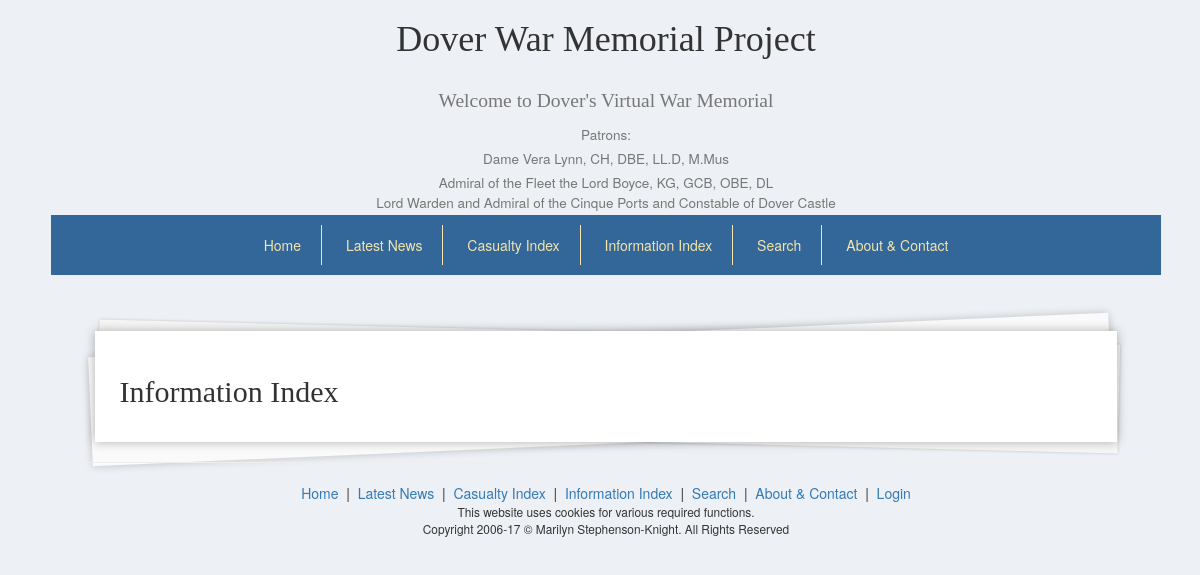
Page /index.php/article on the earlier database version.
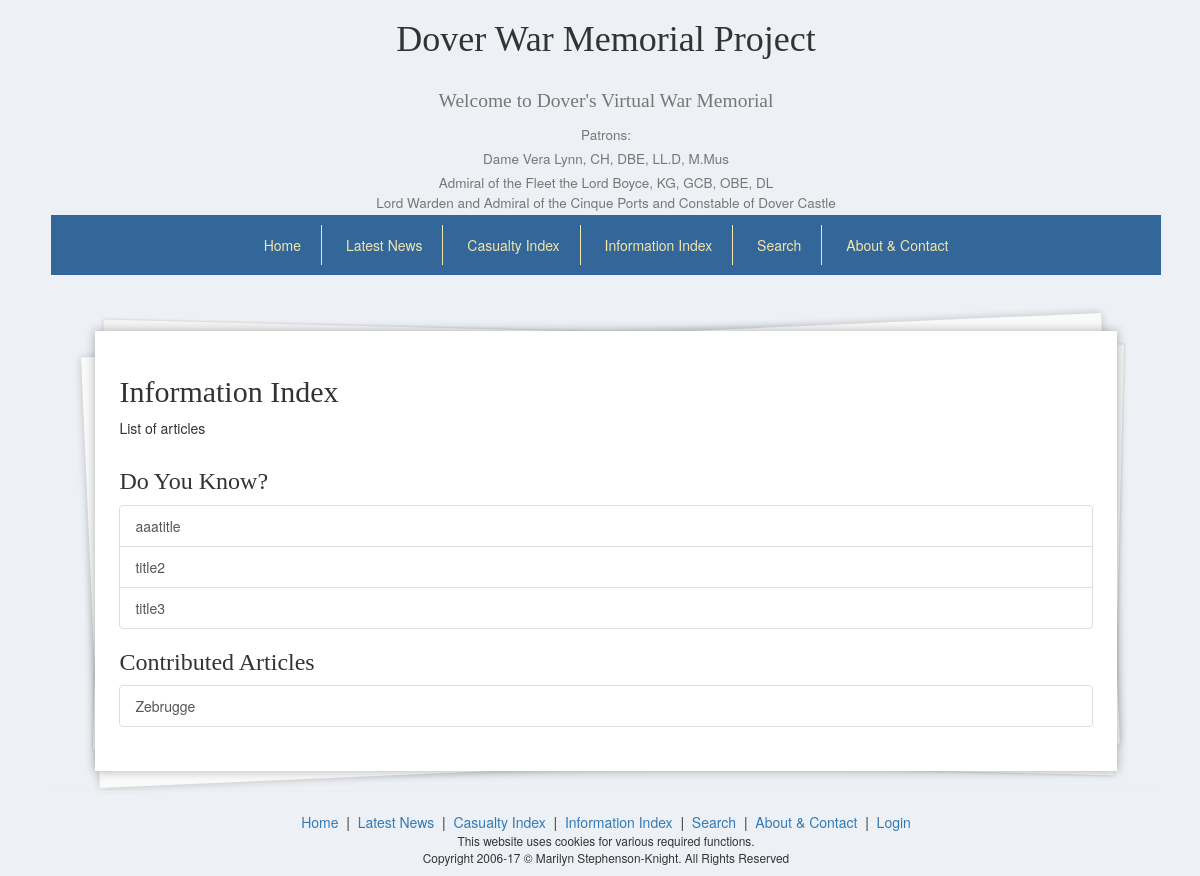
Same page on the later database version.
### tables this page shows
CREATE TABLE `article` (
  `id` int(11) NOT NULL,
  `title` text NOT NULL,
  `content` text NOT NULL,
  `posted_date` date NOT NULL,
  `category_id` int(11) DEFAULT NULL
);

CREATE TABLE `article_category` (
  `id` int(11) NOT NULL,
  `name` text NOT NULL
);

### application/controllers/Article.php (called while the page is built, shortened)
<?php
class Article extends CI_Controller {
	public function index() {
		$loggedIn = $this->user_model->isLoggedIn($this->session->token);
		$this->load->model('article_model');
		$articles_data = $this->article_model->getArticlesFromCategories();
		$this->load->model('meta_model');
		$meta = $this->meta_model->getMeta("infoIndex");
		$data = array(
			'articles_data' => $articles_data,
			'meta' => $meta[0],
			"loggedIn" => $loggedIn
		);
		$this->load->view('header', array("title" => "Information Index - Dover War Memorial Project"));
		$this->load->view('article_list_view', $data);
		$this->load->view('footer');
	}
}

### index.php (called while the page is built, shortened)
<?php
require_once BASEPATH.'core/CodeIgniter.php';

### application/helpers/utility_helper.php (called while the page is built)
<?php
function asset_url(){
   return base_url().'assets/';
}

### application/models/meta_model.php (called while the page is built, shortened)
<?php
class Meta_model extends CI_Model {
    public function getMeta($id) {
        $sql = "SELECT * FROM meta m WHERE m.id = ?";
        $query = $this->db->query($sql, array($id));
        return $query->result();
    }
}

### application/models/article_model.php (called while the page is built, shortened)
<?php
class Article_model extends CI_Model {
    public function getArticlesFromCategories() {
        $sql = "SELECT a.id, a.title, a.category_id, ac.name FROM article a JOIN article_category ac ON a.category_id = ac.id ORDER BY ac.id, a.title";
        $query = $this->db->query($sql);
        $result = array();
        foreach($query->result() as $line) {
            $result[$line->category_id][] = array('id'=> $line->id, 'title'=>$line->title, 'category_name'=>$line->name );
        }
        ksort($result);
        return $result;
    }
}

### application/views/article_list_view.php (the view, shortened to what this page needs)
<?php
include APPPATH . 'third_party/Parsedown.php';
include APPPATH . 'third_party/ParsedownExtra.php';
$Parsedown = new ParsedownExtra();
?>
<h2>Information Index <?php
		?></h2>
<div id="narrative"><?php echo $Parsedown->text(str_replace("%asset_url%", asset_url(), $meta->content));
		?>
</div>
<?php
	foreach($articles_data as $category) {
		?>
		<h3><?php echo $category[0]["category_name"] ;?></h3>
		<div class="list-group">
		<?php
			foreach($category as $item) {
				echo "<a href=\"".base_url()."article/view/".$item["id"]."\" class=\"list-group-item\">".$item["title"]."</a>";
			}
		?>
		</div>
		<?php
	}
?>

### application/views/header.php (shortened to what this page needs)
<!DOCTYPE html>
<html lang="en">
<head>
    <link rel="stylesheet" type="text/css" href="<?php echo asset_url(); ?>css/bootstrap.min.css">
    <link rel="stylesheet" type="text/css" href="<?php echo asset_url(); ?>css/font-awesome.min.css">
    <link rel="stylesheet" type="text/css" href="<?php echo asset_url(); ?>css/main.css">
    <link rel="stylesheet" type="text/css" href="<?php echo asset_url(); ?>css/navbar.css">
</head>
<body>
	<header class="container">
		<div class="col-md-12">
			<h1>Dover War Memorial Project</h1>
			<h2><small>Welcome to <span class="dwmp">Dover's Virtual War Memorial</span></small></h2>
			<div id="patrons">
				<h4><small>Patrons:</small></h4>
				<h4><small>Dame Vera Lynn, CH, DBE, LL.D, M.Mus</small></h4>
				<h4><small>Admiral of the Fleet the Lord Boyce, KG, GCB, OBE, DL<br>
				Lord Warden and Admiral of the Cinque Ports and Constable of Dover Castle</small></h4>
			</div>
			<nav id="nav-main">
			    <ul>
			        <li><a href="<?php echo base_url(); ?>">Home</a></li>
			        <li><a href="<?php echo base_url(); ?>siteUpdate">Latest News</a></li>
			        <li><a href="<?php echo base_url(); ?>memorial/listMain">Casualty Index</a></li>
			        <li><a href="<?php echo base_url(); ?>article">Information Index</a></li>
			        <li><a href="<?php echo base_url(); ?>search">Search</a></li>
			        <li><a href="#">About &amp; Contact</a></li>
			    </ul>
			</nav>
		</div>
	</header>
<main class="container">
<div class="col-md-12">
<div class="letter">

### application/views/footer.php (shortened to what this page needs)
</div>
</div>
</main>
<footer class="container">
    <div class="col-md-12">
        <hr>
        <a href="<?php echo base_url(); ?>">Home</a>&nbsp;&nbsp;|&nbsp;
        <a href="<?php echo base_url(); ?>siteUpdate">Latest News</a>&nbsp;&nbsp;|&nbsp;
        <a href="/">Casualty Index</a>&nbsp;&nbsp;|&nbsp;
        <a href="/">Information Index</a>&nbsp;&nbsp;|&nbsp;
        <a href="/">Search</a>&nbsp;&nbsp;|&nbsp;
        <a href="/">About &amp; Contact</a>&nbsp;&nbsp;|&nbsp;
        <?php
        if(isset($_SESSION['user'])) {
            ?>
           <span class="loginInfo"> Logged in as: <?php echo $_SESSION['user']; ?></span>&nbsp;&nbsp;|&nbsp;&nbsp;<a href="<?php echo base_url(); ?>meta/view/admin">Admin</a>&nbsp;&nbsp;|&nbsp;&nbsp;<a href="<?php echo base_url(); ?>user/logout">Logout</a>
            <?php
        } else {
            ?>
            <a href="<?php echo base_url(); ?>user/login">Login</a>
            <?php
        }
        ?>
    	<p class="small">
    	This website uses cookies for various required functions.<br>
    	Copyright 2006-<?php echo date("y"); ?> &copy; Marilyn Stephenson-Knight. All Rights Reserved
        </p>
    </div>
</footer>
</body>
</html>

### application/third_party/Parsedown.php (shortened to what this page needs)
<?php
class Parsedown
{
    function text($text)
    {
        $text = str_replace(array("\r\n", "\r"), "\n", $text);
        $text = trim($text, "\n");
        $lines = explode("\n", $text);
        $markup = $this->lines($lines);
        $markup = trim($markup, "\n");
        return $markup;
    }
    protected $breaksEnabled;
    protected $unmarkedBlockTypes = array(
        'Code',
    );
    protected function lines(array $lines)
    {
        $CurrentBlock = null;
        foreach ($lines as $line)
        {
            if (chop($line) === '')
            {
                continue;
            }
            $indent = 0;
            $text = $indent > 0 ? substr($line, $indent) : $line;
            $Line = array('body' => $line, 'indent' => $indent, 'text' => $text);
            $marker = $text[0];
            $blockTypes = $this->unmarkedBlockTypes;
            if (isset($CurrentBlock) and ! isset($CurrentBlock['type']) and ! isset($CurrentBlock['interrupted']))
            {
                $CurrentBlock['element']['text'] .= "\n".$text;
            }
            else
            {
                $Blocks []= $CurrentBlock;
                $CurrentBlock = $this->paragraph($Line);
                $CurrentBlock['identified'] = true;
            }
        }
        $Blocks []= $CurrentBlock;
        unset($Blocks[0]);
        $markup = '';
        foreach ($Blocks as $Block)
        {
            $markup .= "\n";
            $markup .= isset($Block['markup']) ? $Block['markup'] : $this->element($Block['element']);
        }
        $markup .= "\n";
        return $markup;
    }
    protected function paragraph($Line)
    {
        $Block = array(
            'element' => array(
                'name' => 'p',
                'text' => $Line['text'],
                'handler' => 'line',
            ),
        );
        return $Block;
    }
    public function line($text)
    {
        $markup = '';
        $markup .= $this->unmarkedText($text);
        return $markup;
    }
    protected function unmarkedText($text)
    {
        if ($this->breaksEnabled)
        {
            $text = preg_replace('/[ ]*\n/', "<br />\n", $text);
        }
        else
        {
            $text = preg_replace('/(?:[ ][ ]+|[ ]*\\\\)\n/', "<br />\n", $text);
            $text = str_replace(" \n", "\n", $text);
        }
        return $text;
    }
    protected function element(array $Element)
    {
        $markup = '<'.$Element['name'];
        if (isset($Element['text']))
        {
            $markup .= '>';
            if (isset($Element['handler']))
            {
                $markup .= $this->{$Element['handler']}($Element['text']);
            }
            else
            {
                $markup .= $Element['text'];
            }
            $markup .= '</'.$Element['name'].'>';
        }
        else
        {
            $markup .= ' />';
        }
        return $markup;
    }
}

### application/third_party/ParsedownExtra.php (shortened to what this page needs)
<?php
class ParsedownExtra extends Parsedown
{
    function text($text)
    {
        $markup = parent::text($text);
        $markup = preg_replace('/<\/dl>\s+<dl>\s+/', '', $markup);
        return $markup;
    }
    protected function unmarkedText($text)
    {
        $text = parent::unmarkedText($text);
        return $text;
    }
}

### assets/css/main.css (style rules this page uses)
body { margin-left: 1.5em; margin-right: 1.5em; background-color: #edf0f4; }
footer, h1, header h2 { text-align: center; }
h1, .dwmp, h2, h3 { font-family: "Lucida Calligraphy", cursive; }
#patrons { text-align: center; }
#patrons h4 { margin-top: 0.25em; margin-bottom: 0.25em; }
.letter { background: #fff; box-shadow: 0 0 10px rgba(0,0,0,0.3); margin: 26px auto 0; padding: 24px; position: relative; width: 92%; }
.letter:before, .letter:after { content: ""; height: 98%; position: absolute; width: 100%; z-index: -1; }
.letter:before { background: #fafafa; box-shadow: 0 0 8px rgba(0,0,0,0.2); left: -5px; top: 4px; transform: rotate(-2.5deg); }
.letter:after { background: #f6f6f6; box-shadow: 0 0 3px rgba(0,0,0,0.2); right: -3px; top: 1px; transform: rotate(1.4deg); }
#narrative { overflow: hidden; }

### assets/css/navbar.css (style rules this page uses)
nav a { text-decoration: none; }
nav { margin-bottom: 30px; }
nav#nav-main { background-color: #336699; padding: 10px 0; }
nav#nav-main ul { list-style-type: none; margin: 0; padding: 0; text-align: center; }
nav#nav-main li { display: inline-block; border-right: solid 1px #F3E5AB; padding: 0 5px; }
nav#nav-main li:last-child { border-right: none; }
nav#nav-main a { display: block; color: #F3E5AB; padding: 10px 15px; }

Differences in the rows shown:
added article: category.name "Do You Know?", title "aaatitle"
added article: title "title2", shown under "Do You Know?"
added article: title "title3", shown under "Do You Know?"
added article: category.name "Contributed Articles", title "Zebrugge"
Other differences:
preg_replace('/(?:[ ][ ]+|[ ]*\\\\)\n/', "<br />\n", $text): (not shown) → "List of articles"
